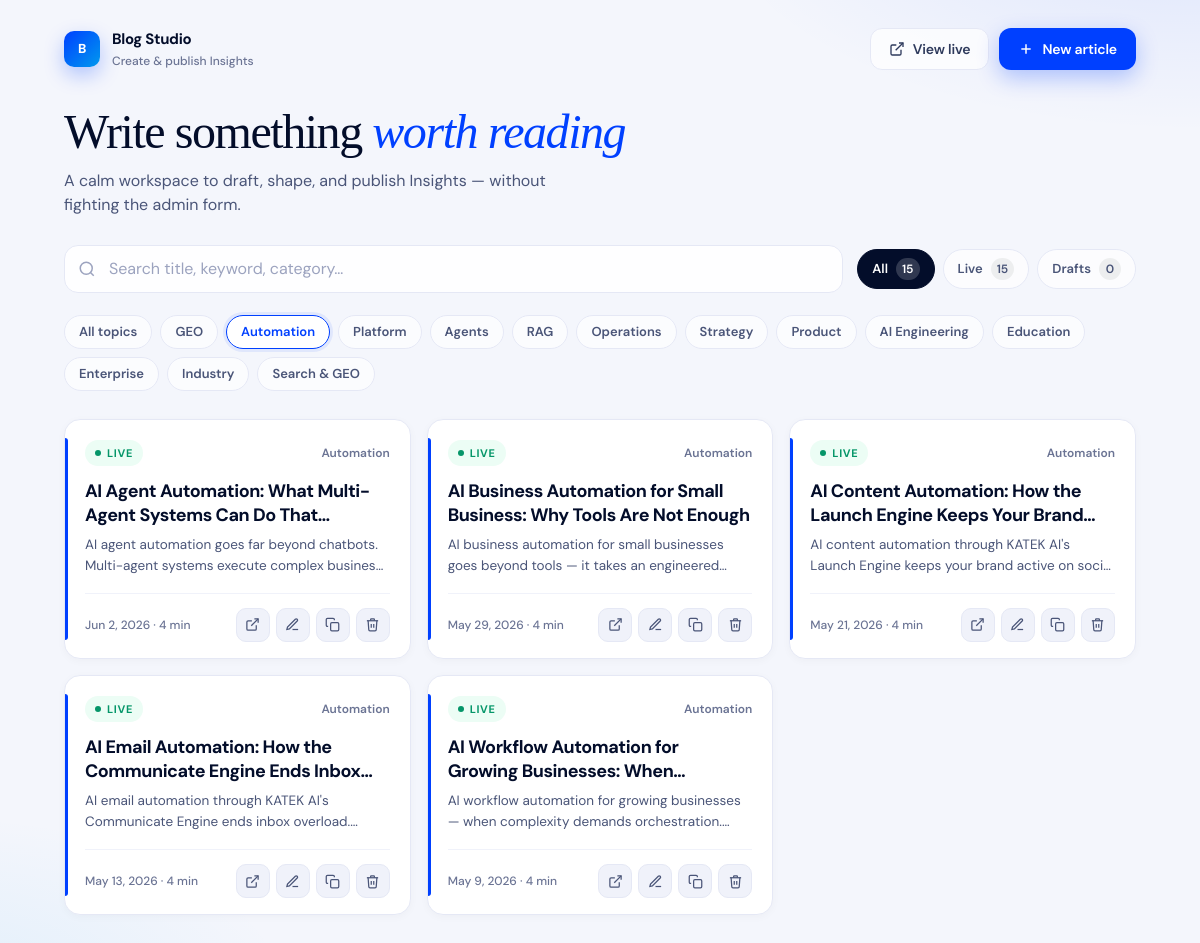
The page /studio/blog/?status=all&category=Automation (signed in) on the database its author committed.
### myApp/models.py (models this page shows, shortened)
class BlogPost(models.Model):
    id = models.UUIDField(primary_key=True, default=uuid.uuid4, editable=False)
    title = models.CharField(max_length=255)
    slug = models.SlugField(max_length=255, unique=True)
    category = models.CharField(max_length=80, blank=True)
    accent = models.CharField(max_length=20, default='#0040FF')  # hex accent for cards/hero
    keyword = models.CharField(max_length=255, blank=True)
    meta_title = models.CharField(max_length=255, blank=True)
    meta_description = models.TextField(blank=True)
    excerpt = models.TextField(blank=True)
    body_html = models.TextField(blank=True)
    read_minutes = models.IntegerField(default=5)
    author = models.CharField(max_length=120, default='KATEK AI')
    published_at = models.DateField()
    is_published = models.BooleanField(default=True)
    order = models.IntegerField(default=0)
    created_at = models.DateTimeField(auto_now_add=True)
    class Meta:
        ordering = ['order', '-published_at']

### myApp/views.py (the view, shortened to what this page needs)
# urls.py: path('studio/blog/', views.blog_studio_list, name='blog_studio_list'),
@staff_member_required(login_url=STUDIO_LOGIN)
def blog_studio_list(request):
    q = (request.GET.get('q') or '').strip()
    status = (request.GET.get('status') or 'all').strip()
    category = (request.GET.get('category') or '').strip()
    posts = BlogPost.objects.all()
    if status == 'published':
        posts = posts.filter(is_published=True)
    elif status == 'draft':
        posts = posts.filter(is_published=False)
    if category:
        posts = posts.filter(category=category)
    posts = posts.order_by('-published_at', 'order')
    all_posts = BlogPost.objects.all()
    return render(request, 'studio/blog_library.html', {
        'posts': posts,
        'q': q,
        'status': status,
        'active_category': category,
        'categories': _blog_studio_categories(),
        'counts': {
            'all': all_posts.count(),
            'published': all_posts.filter(is_published=True).count(),
            'draft': all_posts.filter(is_published=False).count(),
        },
    })

### myApp/views.py (called while the page is built)
def _blog_studio_categories():
    from_db = list(
        BlogPost.objects.exclude(category='')
        .values_list('category', flat=True)
        .distinct()
        .order_by('category')
    )
    seen = set()
    ordered = []
    for c in CATEGORY_PRESETS + from_db:
        if c and c not in seen:
            seen.add(c)
            ordered.append(c)
    return ordered

### myApp/templates/studio/blog_library.html (shortened to what this page needs)
<!DOCTYPE html>
<html lang="en">
<head>
</head>
<body>
  <div class="shell">
    <header class="topbar">
      <div class="brand">
        <div class="brand-mark" aria-hidden="true">B</div>
        <div class="brand-text">
          <strong>Blog Studio</strong>
          <span>Create &amp; publish Insights</span>
        </div>
      </div>
      <div class="top-actions">
        <a class="btn btn-ghost" href="{% url 'blog_list' %}" target="_blank" rel="noopener">
          <svg viewBox="0 0 24 24" fill="none" stroke="currentColor" stroke-width="2"><path d="M18 13v6a2 2 0 0 1-2 2H5a2 2 0 0 1-2-2V8a2 2 0 0 1 2-2h6"/><polyline points="15 3 21 3 21 9"/><line x1="10" y1="14" x2="21" y2="3"/></svg>
          View live
        </a>
        <a class="btn btn-primary" href="{% url 'blog_studio_create' %}">
          <svg viewBox="0 0 24 24" fill="none" stroke="currentColor" stroke-width="2.2"><line x1="12" y1="5" x2="12" y2="19"/><line x1="5" y1="12" x2="19" y2="12"/></svg>
          New article
        </a>
      </div>
    </header>
    <section class="hero">
      <h1>Write something <em>worth reading</em></h1>
      <p>A calm workspace to draft, shape, and publish Insights — without fighting the admin form.</p>
    </section>
    <form class="controls" method="get" action="{% url 'blog_studio_list' %}" role="search">
      <div class="search">
        <svg viewBox="0 0 24 24" fill="none" stroke="currentColor" stroke-width="2" aria-hidden="true"><circle cx="11" cy="11" r="8"/><line x1="21" y1="21" x2="16.65" y2="16.65"/></svg>
        <input type="search" name="q" value="{{ q }}" placeholder="Search title, keyword, category…" aria-label="Search articles" autofocus>
      </div>
      <div class="stats" role="tablist" aria-label="Filter by status">
        <a class="stat {% if status == 'all' %}active{% endif %}" href="?status=all{% if q %}&q={{ q|urlencode }}{% endif %}{% if active_category %}&category={{ active_category|urlencode }}{% endif %}">All <span class="n">{{ counts.all }}</span></a>
        <a class="stat " href="?status=published{% if active_category %}&category={{ active_category|urlencode }}{% endif %}">Live <span class="n">{{ counts.published }}</span></a>
        <a class="stat " href="?status=draft{% if active_category %}&category={{ active_category|urlencode }}{% endif %}">Drafts <span class="n">{{ counts.draft }}</span></a>
      </div>
    </form>
    {% if categories %}
    <nav class="filters" aria-label="Categories">
      <a class="chip {% if not active_category %}active{% endif %}" href="?status={{ status }}{% if q %}&q={{ q|urlencode }}{% endif %}">All topics</a>
      {% for cat in categories %}
        <a class="chip {% if active_category == cat %}active{% endif %}" href="?status={{ status }}&category={{ cat|urlencode }}{% if q %}&q={{ q|urlencode }}{% endif %}">{{ cat }}</a>
      {% endfor %}
    </nav>
    {% endif %}
    <div class="grid">
      {% for post in posts %}
      <article class="card" style="animation-delay: {{ forloop.counter0|add:0 }}0ms">
        <span class="card-accent" style="background: {{ post.accent|default:'#0040FF' }}" aria-hidden="true"></span>
        <div class="card-top">
          {% if post.is_published %}
            <span class="badge badge-live"><span class="dot"></span> Live</span>
          {% else %}
            <span class="badge badge-draft"><span class="dot"></span> Draft</span>
          {% endif %}
          {% if post.category %}<span class="card-cat">{{ post.category }}</span>{% endif %}
        </div>
        <h2><a href="{% url 'blog_studio_edit' post.id %}">{{ post.title }}</a></h2>
        <p>{% if post.excerpt %}{{ post.excerpt }}{% else %}No excerpt yet — open to keep writing.{% endif %}</p>
        <div class="card-meta">
          <span>{{ post.published_at|date:"M j, Y" }} · {{ post.read_minutes }} min</span>
          <div class="card-actions">
            {% if post.is_published %}
            <a class="icon-btn" href="{% url 'blog_detail' post.slug %}" target="_blank" rel="noopener" title="View live" aria-label="View live">
              <svg viewBox="0 0 24 24" fill="none" stroke="currentColor" stroke-width="2"><path d="M18 13v6a2 2 0 0 1-2 2H5a2 2 0 0 1-2-2V8a2 2 0 0 1 2-2h6"/><polyline points="15 3 21 3 21 9"/><line x1="10" y1="14" x2="21" y2="3"/></svg>
            </a>
            {% endif %}
            <a class="icon-btn" href="{% url 'blog_studio_edit' post.id %}" title="Edit" aria-label="Edit">
              <svg viewBox="0 0 24 24" fill="none" stroke="currentColor" stroke-width="2"><path d="M12 20h9"/><path d="M16.5 3.5a2.121 2.121 0 0 1 3 3L7 19l-4 1 1-4L16.5 3.5z"/></svg>
            </a>
            <form method="post" action="{% url 'blog_studio_duplicate' post.id %}" style="display:inline">
              <button type="submit" class="icon-btn" title="Duplicate" aria-label="Duplicate">
                <svg viewBox="0 0 24 24" fill="none" stroke="currentColor" stroke-width="2"><rect x="9" y="9" width="13" height="13" rx="2"/><path d="M5 15H4a2 2 0 0 1-2-2V4a2 2 0 0 1 2-2h9a2 2 0 0 1 2 2v1"/></svg>
              </button>
            </form>
            <form method="post" action="{% url 'blog_studio_delete' post.id %}" style="display:inline" onsubmit="return confirm('Delete “{{ post.title|escapejs }}”? This cannot be undone.');">
              <button type="submit" class="icon-btn danger" title="Delete" aria-label="Delete">
                <svg viewBox="0 0 24 24" fill="none" stroke="currentColor" stroke-width="2"><polyline points="3 6 5 6 21 6"/><path d="M19 6l-1 14a2 2 0 0 1-2 2H8a2 2 0 0 1-2-2L5 6"/><path d="M10 11v6"/><path d="M14 11v6"/><path d="M9 6V4a1 1 0 0 1 1-1h4a1 1 0 0 1 1 1v2"/></svg>
              </button>
            </form>
          </div>
        </div>
      </article>
      {% endfor %}
    </div>
  </div>
</body>
</html>

### rows shown on the page
BlogPost: is_published True (drawn), category "Automation", title "AI Agent Automation: What Multi-Agent Systems Can Do…", excerpt "AI agent automation goes far beyond chatbots. Multi-agent systems execute complex…", published_at "Jun 2, 2026", read_minutes "4"
BlogPost: is_published True (drawn), category "Automation", title "AI Business Automation for Small Business: Why Tools Are Not Enough", excerpt "AI business automation for small businesses goes beyond tools — it takes an…", published_at "May 29, 2026", read_minutes "4"
BlogPost: is_published True (drawn), category "Automation", title "AI Content Automation: How the Launch Engine Keeps Your…", excerpt "AI content automation through KATEK AI's Launch Engine keeps your brand active on…", published_at "May 21, 2026", read_minutes "4"
BlogPost: is_published True (drawn), category "Automation", title "AI Email Automation: How the Communicate Engine Ends…", excerpt "AI email automation through KATEK AI's Communicate Engine ends inbox…", published_at "May 13, 2026", read_minutes "4"
BlogPost: is_published True (drawn), category "Automation", title "AI Workflow Automation for Growing Businesses:…", excerpt "AI workflow automation for growing businesses — when complexity demands…", published_at "May 9, 2026", read_minutes "4"

### other values the page prints
{{ counts.all }} "15"
{{ counts.published }} "15"
{{ counts.draft }} "0"
{{ cat }} "GEO" "Automation" "Platform" "Agents" "RAG" "Operations" "Strategy" "Product" "AI Engineering" "Education" "Enterprise" "Industry" "Search & GEO"
